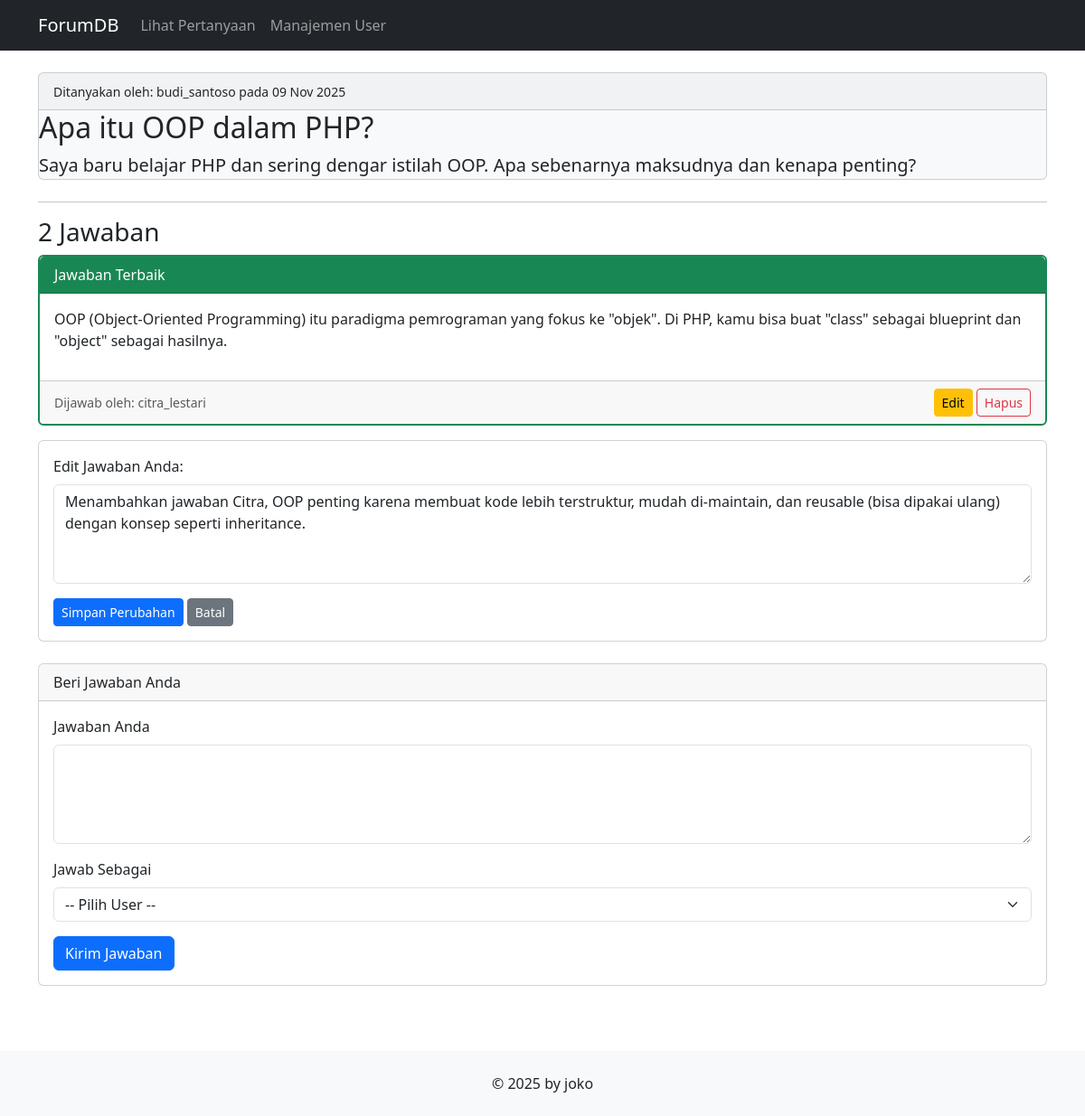
The page /index.php?page=question_detail&id=1&action=edit_answer&answer_id=2 on the database its author committed.
### tables this page shows
CREATE TABLE questions (
    question_id INT AUTO_INCREMENT PRIMARY KEY,
    author_id INT NOT NULL,
    title VARCHAR(255) NOT NULL,
    body TEXT NOT NULL,
    created_at TIMESTAMP DEFAULT CURRENT_TIMESTAMP,
    
    FOREIGN KEY (author_id) 
        REFERENCES users(user_id) 
        ON DELETE CASCADE
);

CREATE TABLE users (
    user_id INT AUTO_INCREMENT PRIMARY KEY,
    username VARCHAR(50) NOT NULL UNIQUE,
    email VARCHAR(100) NOT NULL UNIQUE,
    password VARCHAR(255) NOT NULL,
    reputation_points INT DEFAULT 0,
    created_at TIMESTAMP DEFAULT CURRENT_TIMESTAMP
);

CREATE TABLE answers (
    answer_id INT AUTO_INCREMENT PRIMARY KEY,
    question_id INT NOT NULL,
    author_id INT NOT NULL,
    body TEXT NOT NULL,
    is_accepted BOOLEAN DEFAULT 0,
    created_at TIMESTAMP DEFAULT CURRENT_TIMESTAMP,
    
    FOREIGN KEY (question_id) 
        REFERENCES questions(question_id) 
        ON DELETE CASCADE,

    FOREIGN KEY (author_id) 
        REFERENCES users(user_id) 
        ON DELETE CASCADE
);

### config/db.php (called while the page is built, shortened)
<?php
class Database {
    private $host = "localhost";
    private $username = "root";
    private $password = "";
    private $dbname = "forum_db";
    public function __construct() {
        try {
            $this->conn = new PDO("mysql:host=$this->host;dbname=$this->dbname", $this->username, $this->password);
        } catch (PDOException $e) {
            echo "Connection failed: " . $e->getMessage();
        }
    }
}
?>

### class/Question.php (called while the page is built, shortened)
<?php
require_once 'config/db.php';
class Question {
    private $db;
    public function __construct() {
        $this->db = (new Database())->conn;
    }
    public function getQuestionById($question_id) {
        $stmt = $this->db->prepare("
            SELECT q.*, u.username
            FROM questions q
            JOIN users u ON q.author_id = u.user_id
            WHERE q.question_id = ?
        ");
        $stmt->execute([$question_id]);
        return $stmt->fetch(PDO::FETCH_ASSOC);
    }
}
?>

### class/Answer.php (called while the page is built, shortened)
<?php
require_once 'config/db.php';
class Answer {
    private $db;
    public function __construct() {
        $this->db = (new Database())->conn;
    }
    public function getAnswersByQuestionId($question_id) {
        $stmt = $this->db->prepare("
            SELECT a.*, u.username
            FROM answers a
            JOIN users u ON a.author_id = u.user_id
            WHERE a.question_id = ?
            ORDER BY a.is_accepted DESC, a.created_at ASC
        ");
        $stmt->execute([$question_id]);
        return $stmt->fetchAll(PDO::FETCH_ASSOC);
    }
    public function getAnswerById($answer_id) {
        $stmt = $this->db->prepare("
            SELECT a.*, u.username
            FROM answers a
            JOIN users u ON a.author_id = u.user_id
            WHERE a.answer_id = ?
        ");
        $stmt->execute([$answer_id]);
        return $stmt->fetch(PDO::FETCH_ASSOC);
    }
}
?>

### view/question_detail.php (the view, shortened to what this page needs)
<?php
$question_id = $_GET['id'];
$answer_to_edit = null;
$action_get = $_GET['action'] ?? '';
try {
    if ($action_get == 'edit_answer' && isset($_GET['answer_id'])) {
        $answer_to_edit = $answer->getAnswerById($_GET['answer_id']);
    }
} catch (Exception $e) {
    $pesan = "Error: " . $e->getMessage();
}
$current_question = $question->getQuestionById($question_id);
$answers = $answer->getAnswersByQuestionId($question_id);
?>
<div class="card bg-light">
    <div class="card-header">
        <small>Ditanyakan oleh: <?php echo htmlspecialchars($current_question['username']); ?> pada <?php echo date('d M Y', strtotime($current_question['created_at'])); ?></small>
    </div>
    <div class...="card-body">
        <h2 class="card-title"><?php echo htmlspecialchars($current_question['title']); ?></h2>
        <p class="card-text fs-5"><?php echo nl2br(htmlspecialchars($current_question['body'])); ?></p>
    </div>
</div>
<hr>
<h3><?php echo count($answers); ?> Jawaban</h3>
<?php foreach ($answers as $a): ?>
    <?php
    $card_style = $a['is_accepted'] ? 'border-success border-2' : '';
    $card_header = $a['is_accepted'] ? '<div class="card-header bg-success text-white">Jawaban Terbaik</div>' : '';
    ?>
    <div class="card mb-3 <?php echo $card_style; ?>">
        <?php echo $card_header; ?>
        <?php if ($answer_to_edit && $answer_to_edit['answer_id'] == $a['answer_id']): ?>
            <div class="card-body">
                <form action="index.php?page=question_detail&id=<?php echo $question_id; ?>" method="POST">
                    <div class="mb-3">
                        <label for="body_edit_<?php echo $a['answer_id']; ?>" class="form-label">Edit Jawaban Anda:</label>
                        <textarea class="form-control"
                                  id="body_edit_<?php echo $a['answer_id']; ?>"
                                  name="body"
                                  rows="4"
                                  required><?php echo htmlspecialchars($a['body']); ?></textarea>
                    </div>
                    <button type"submit" class="btn btn-primary btn-sm">Simpan Perubahan</button>
                    <a href="index.php?page=question_detail&id=<?php echo $question_id; ?>" class="btn btn-secondary btn-sm">Batal</a>
                </form>
            </div>
        <?php else: ?>
            <div class="card-body">
                <p><?php echo nl2br(htmlspecialchars($a['body'])); ?></p>
            </div>
            <div class="card-footer d-flex justify-content-between align-items-center">
                <small class="text-muted">
                    Dijawab oleh: <?php echo htmlspecialchars($a['username']); ?>
                </small>
                <div>
                    <a href="index.php?page=question_detail&id=<?php echo $question_id; ?>&action=edit_answer&answer_id=<?php echo $a['answer_id']; ?>"
                       class="btn btn-sm btn-warning">
                       Edit
                    </a>
                    <a href="index.php?page=question_detail&id=<?php echo $question_id; ?>&action=delete_answer&answer_id=<?php echo $a['answer_id']; ?>"
                       class="btn btn-sm btn-outline-danger"
                       onclick="return confirm('Yakin ingin menghapus jawaban ini?');">
                       Hapus
                    </a>
                </div>
            </div>
        <?php endif; ?>
    </div>
<?php endforeach; ?>
<div class="card mt-4">
    <div class="card-header">Beri Jawaban Anda</div>
    <div class="card-body">
        <form action="index.php?page=question_detail&id=<?php echo $question_id; ?>" method="POST">
            <div class="mb-3">
                <label for="body" class="form-label">Jawaban Anda</LabeL>
                <textarea class="form-control" id="body" name="body" rows="4" required></textarea>
            </div>
            <div class="mb-3">
                <label for="author_id" class="form-label">Jawab Sebagai</label>
                <select class="form-select" id="author_id" name="author_id" required>
                    <option value="">-- Pilih User --</option>
                </select>
            </div>
            <button type="submit" class="btn btn-primary">Kirim Jawaban</button>
        </form>
    </div>
</div>

### view/header.php (style rules this page uses)
body { display: flex; flex-direction: column; min-height: 100vh; }
.card { margin-bottom: 1.5rem; }

### rows shown on the page
questions: author.username "budi_santoso", created_at "09 Nov 2025", title "Apa itu OOP dalam PHP?", body "Saya baru belajar PHP dan sering dengar istilah OOP. Apa sebenarnya maksudnya dan kenapa penting?"
answers: is_accepted "Jawaban Terbaik", body "OOP (Object-Oriented Programming) itu paradigma pemrograman yang fokus ke \"objek\". Di PHP, kamu bisa buat \"class\" sebagai blueprint dan \"object\" sebagai hasilnya.", author.username "citra_lestari"
answers: body "Menambahkan jawaban Citra, OOP penting karena membuat kode lebih terstruktur, mudah di-maintain, dan reusable (bisa dipakai ulang) dengan konsep seperti inheritance."

### other values the page prints
count($answers) "2"
